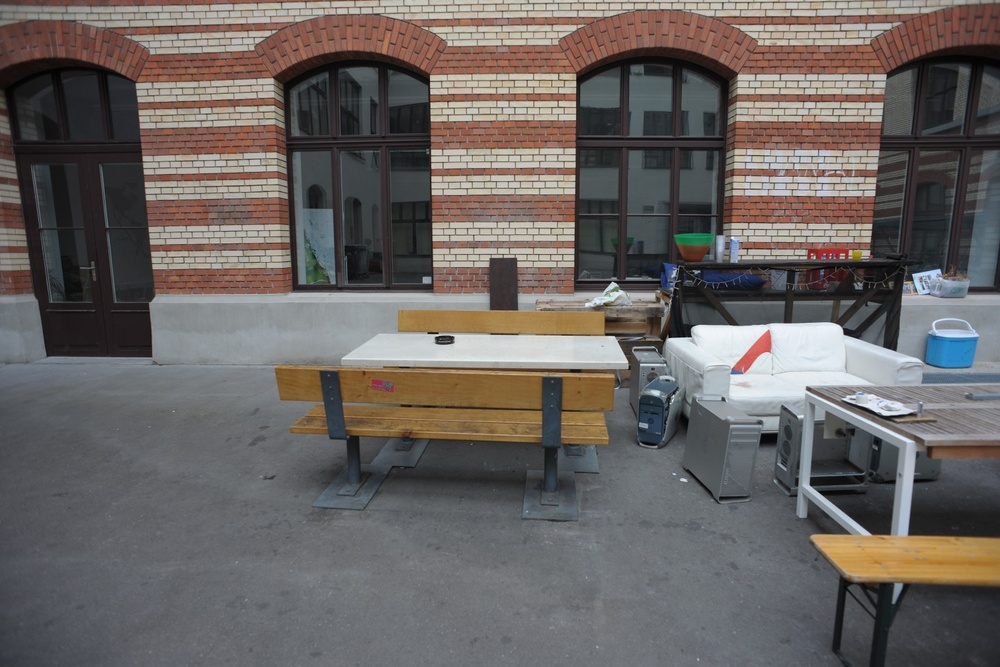
#> input picture depth_calib/mvrecon_pkg/data/courtyard/images/eth3d_0000.jpg, 1000 x 667 px, shrunk from 1512 x 1008 before the run
$ python make_grid.py ../mvrecon_pkg/data/courtyard/images/eth3d_0000.jpg ../mvrecon_pkg/data/courtyard/images/eth3d_0004.jpg 5
#> lines starting #> are read from the running program, lines starting #| are printed output that depends on the picture
import sys, pathlib
from PIL import Image, ImageDraw, ImageFont
src, dst = sys.argv[1], sys.argv[2]
step = int(sys.argv[3]) if len(sys.argv) > 3 else 50
im = Image.open(src).convert("RGB")
#> im is the input picture: PIL image 1000x667 RGB; mean R, G, B 105.1, 99.8, 97.3
d = ImageDraw.Draw(im)
W, H = im.size
#> W = 1000; H = 667
for x in range(0, W, step):
    d.line([(x, 0), (x, H)], fill=(0, 255, 0), width=1)
    d.text((x + 1, 1), str(x), fill=(255, 255, 0))
for y in range(0, H, step):
    d.line([(0, y), (W, y)], fill=(0, 255, 0), width=1)
    d.text((1, y + 1), str(y), fill=(255, 255, 0))
im.save(dst)
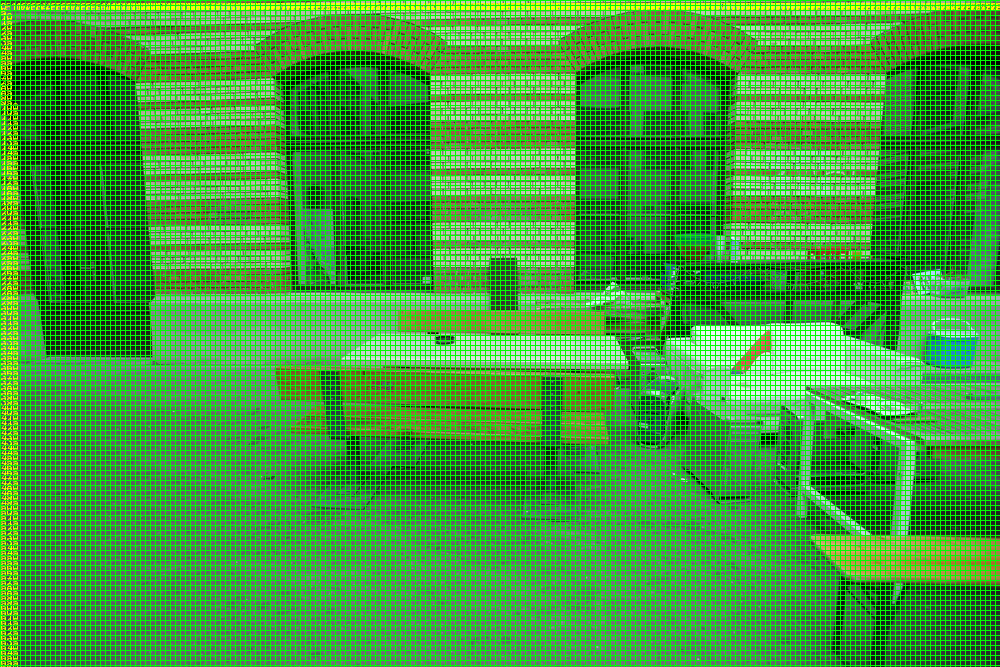
#> saved as eth3d_0004.jpg: PIL image 1000x667 RGB; mean R, G, B 68.7, 157, 61.1
print(dst, im.size)
#| ../mvrecon_pkg/data/courtyard/images/eth3d_0004.jpg (1000, 667)

$ run again, on depth_calib/mvrecon_pkg/data/courtyard/images/eth3d_0008.jpg
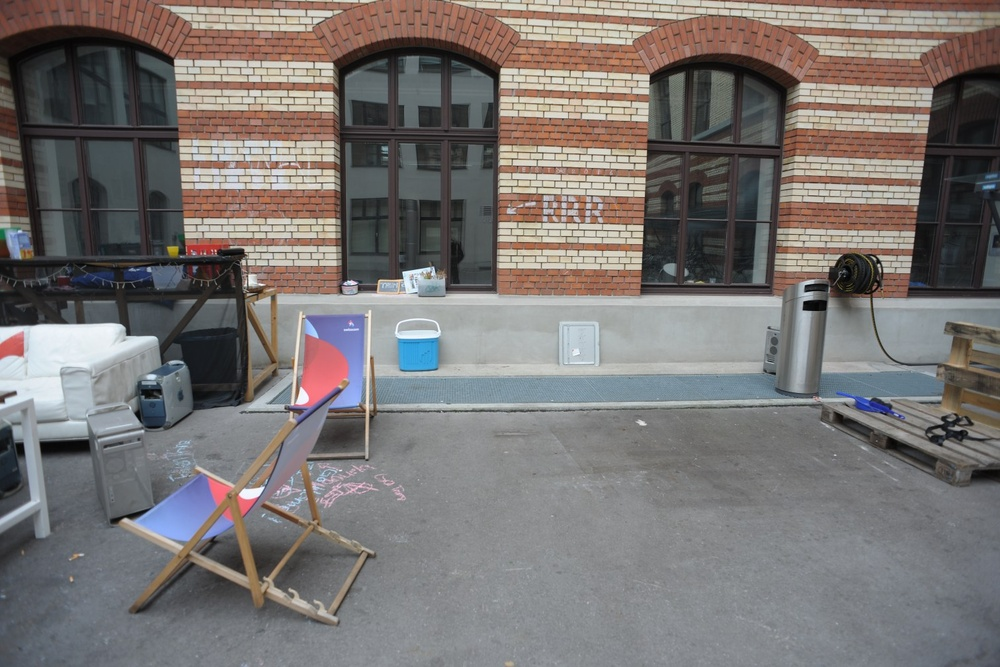
#> input picture depth_calib/mvrecon_pkg/data/courtyard/images/eth3d_0008.jpg, 1000 x 667 px, shrunk from 1512 x 1008 before the run
#> im is the input picture: PIL image 1000x667 RGB; mean R, G, B 120.5, 115.9, 114.5
#> `im.save(dst)`:
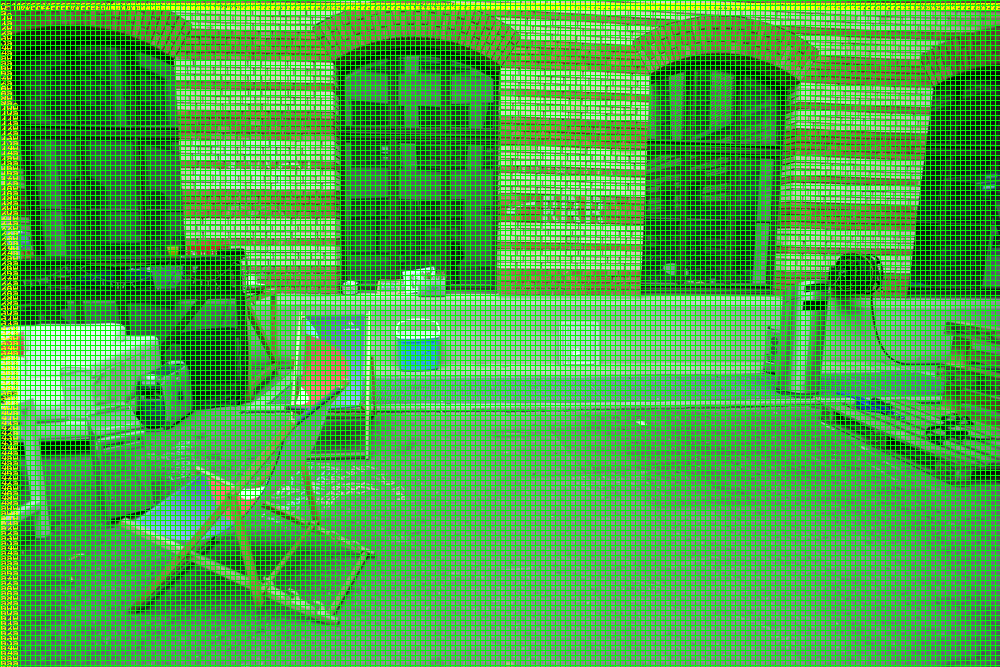
#> saved as eth3d_0008.jpg: PIL image 1000x667 RGB; mean R, G, B 78.5, 167.5, 72.2
#| ../mvrecon_pkg/data/courtyard/images/eth3d_0008.jpg (1000, 667)

$ run again, on depth_calib/mvrecon_pkg/data/courtyard/images/eth3d_0012.jpg
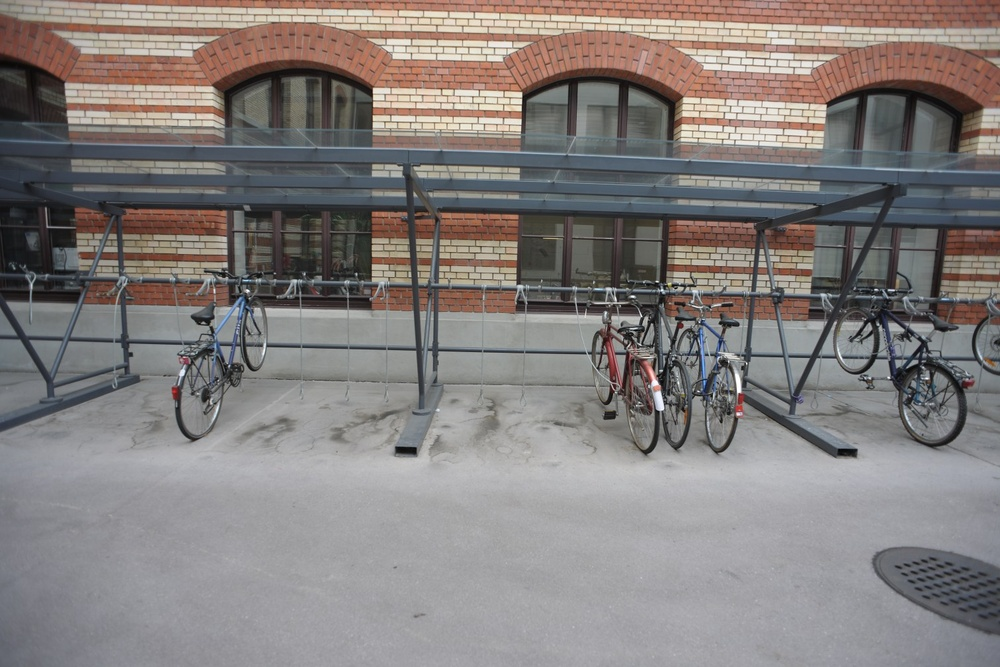
#> input picture depth_calib/mvrecon_pkg/data/courtyard/images/eth3d_0012.jpg, 1000 x 667 px, shrunk from 1512 x 1008 before the run
#> im is the input picture: PIL image 1000x667 RGB; mean R, G, B 132, 126.4, 124.9
#> `im.save(dst)`:
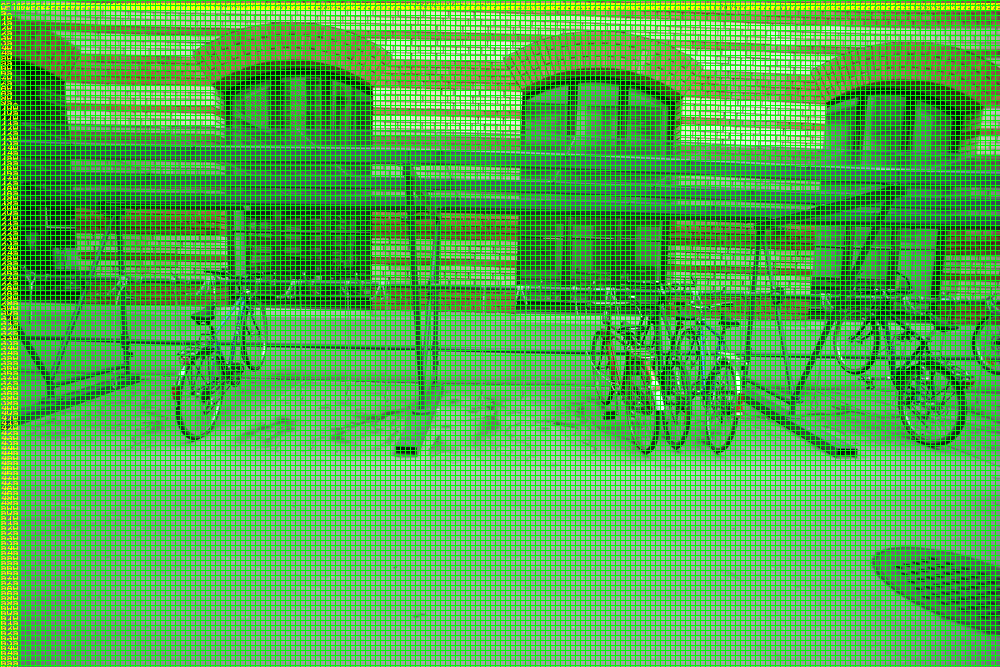
#> saved as eth3d_0012.jpg: PIL image 1000x667 RGB; mean R, G, B 85.9, 174.2, 78.8
#| ../mvrecon_pkg/data/courtyard/images/eth3d_0012.jpg (1000, 667)

$ run again, on depth_calib/mvrecon_pkg/data/courtyard/images/eth3d_0016.jpg
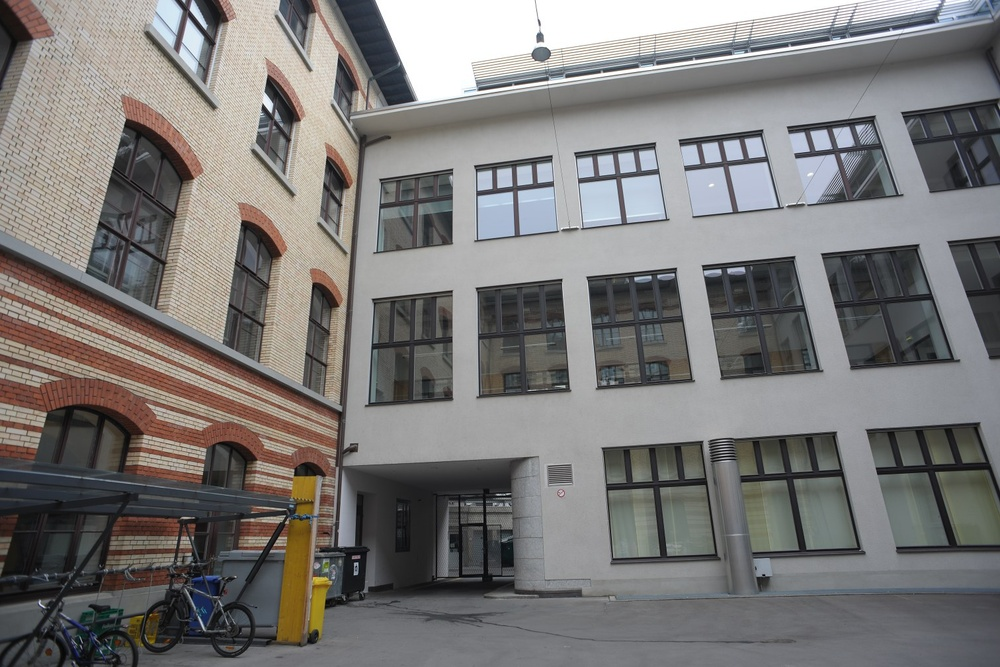
#> input picture depth_calib/mvrecon_pkg/data/courtyard/images/eth3d_0016.jpg, 1000 x 667 px, shrunk from 1512 x 1008 before the run
#> im is the input picture: PIL image 1000x667 RGB; mean R, G, B 123.1, 121.1, 119.9
#> `im.save(dst)`:
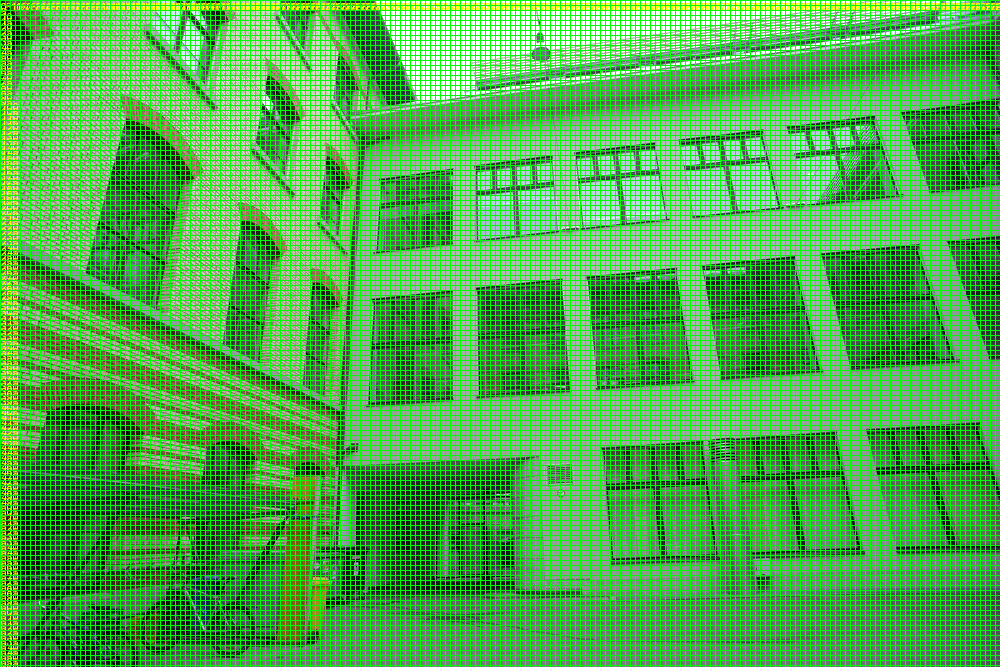
#> saved as eth3d_0016.jpg: PIL image 1000x667 RGB; mean R, G, B 79.9, 170.4, 75.1
#| ../mvrecon_pkg/data/courtyard/images/eth3d_0016.jpg (1000, 667)
